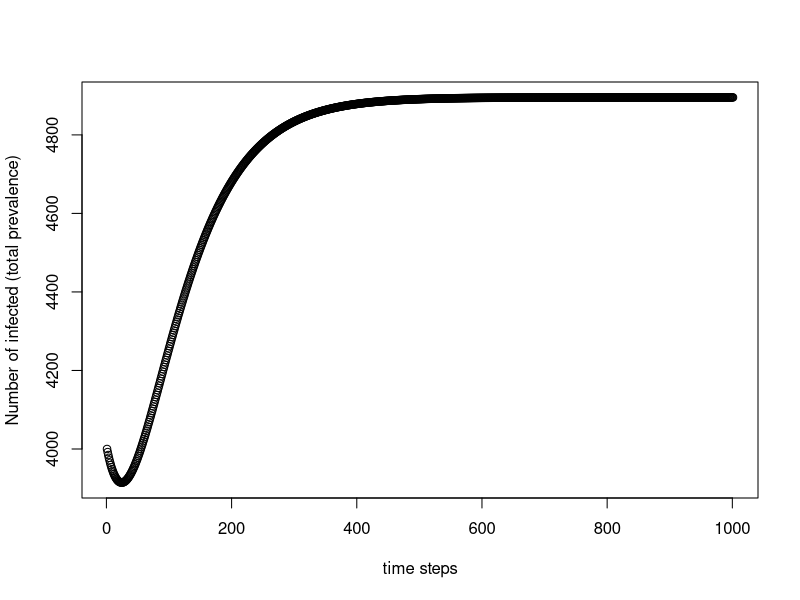

Recreate this plot in R.
p = 0.00015
c = c(1,5)
v = 2
w = matrix(c(.6,.4,.1,.9),ncol=2,byrow=TRUE)

time = 10
dt = 0.01

S = matrix(ncol=2,nrow=2)
I = matrix(ncol=2,nrow=2)

for (sex in 1:2){
  for (group in 1:2){
    S[sex,group]=4000
    I[sex,group]=1000
  }
}

beta=matrix(ncol=2,nrow=2)

Numinf = sum(I)

for (i in 1:(time/dt)){
  for (sex in 1:2){
    for (group in 1:2){
      beta[sex,group] = p*c[group]*(w[group,1]*I[3-sex,1]+w[group,2]*I[3-sex,2])
      S[sex,group] = S[sex,group] - beta[sex,group]*S[sex,group]*dt  + v*I[sex,group]*dt
      I[sex,group] = I[sex,group] + beta[sex,group]*S[sex,group]*dt - v*I[sex,group]*dt
    }
  }
  Numinf = c(Numinf,sum(I))
}

plot(Numinf,xlab="time steps",ylab="Number of infected (total prevalence)")

